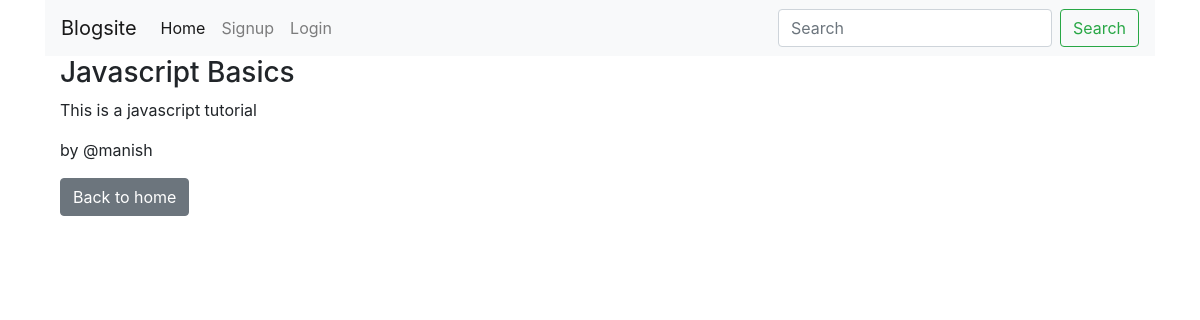
Page /blogs/dashview/javascript-basics/ on the earlier database version.
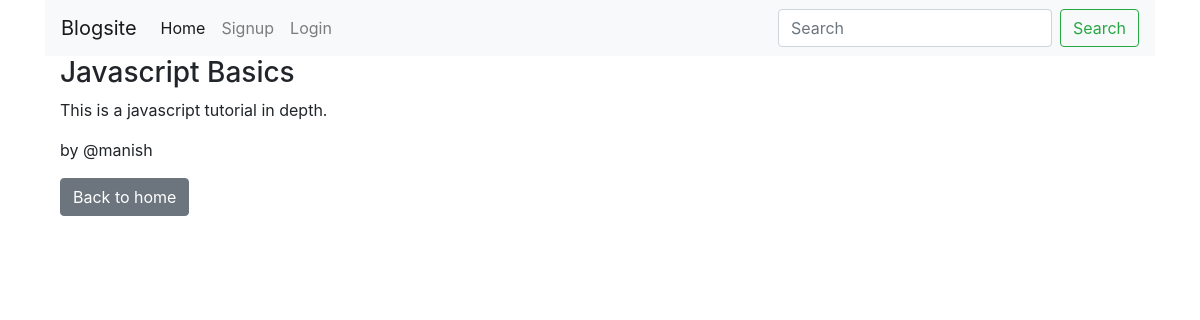
Same page on the later database version.
### posts/models.py (models this page shows, shortened)
class Post(models.Model):
    title = models.CharField(max_length=100)
    content = models.TextField()
    published_date = models.DateTimeField(auto_now=True)
    category = models.ForeignKey(Category, on_delete=models.CASCADE, null=True)
    user = models.ForeignKey(User,on_delete=models.CASCADE,null=True,blank=True)
    slug = models.SlugField(null=True, unique=True)

### posts/views.py (the view)
# urls.py: path("dashview/<slug:slug>/",views.blog_details,name="dashview"),
def blog_details(request,slug):
    blog = Post.objects.get(slug=slug)
    data = {'blog':blog}
    return render(request,'blog-details.html',data)

### templates/blog-details.html
{% extends 'base.html' %} {% load static %}
{% block content %}
<main>
	{% if request.user == blog.user %}
		<div class="container">
			<h3>{{blog.title}}</h3>
			<p>{{blog.content}}</p>
			{{ blog.slug }}
			<p>by = {{blog.user}}</p>
			<button class=" btn btn-danger"> <a href="{% url 'delete' blog.slug  %}">Delete</a> </button> <a href="{% url 'blogs' %}"><button class="btn btn-secondary">Back to home</button></a>  <button class = " btn btn-success"> <a href="{% url 'update' blog.slug %}"> Edit</a> </button>
		</div>
	{% else %}
		<div class="container">
			<h3>{{blog.title}}</h3>
			<p>{{blog.content}}</p>
			<p>by  @{{blog.user}}</p>
			<a href="{% url 'blogs' %}"><button class="btn btn-secondary">Back to home</button></a>
		</div>
	{% endif %}
</main>
{% endblock %}

Differences in the rows shown:
changed Post "Javascript Basics": content "This is a javascript tutorial" → "This is a javascript tutorial in depth."
